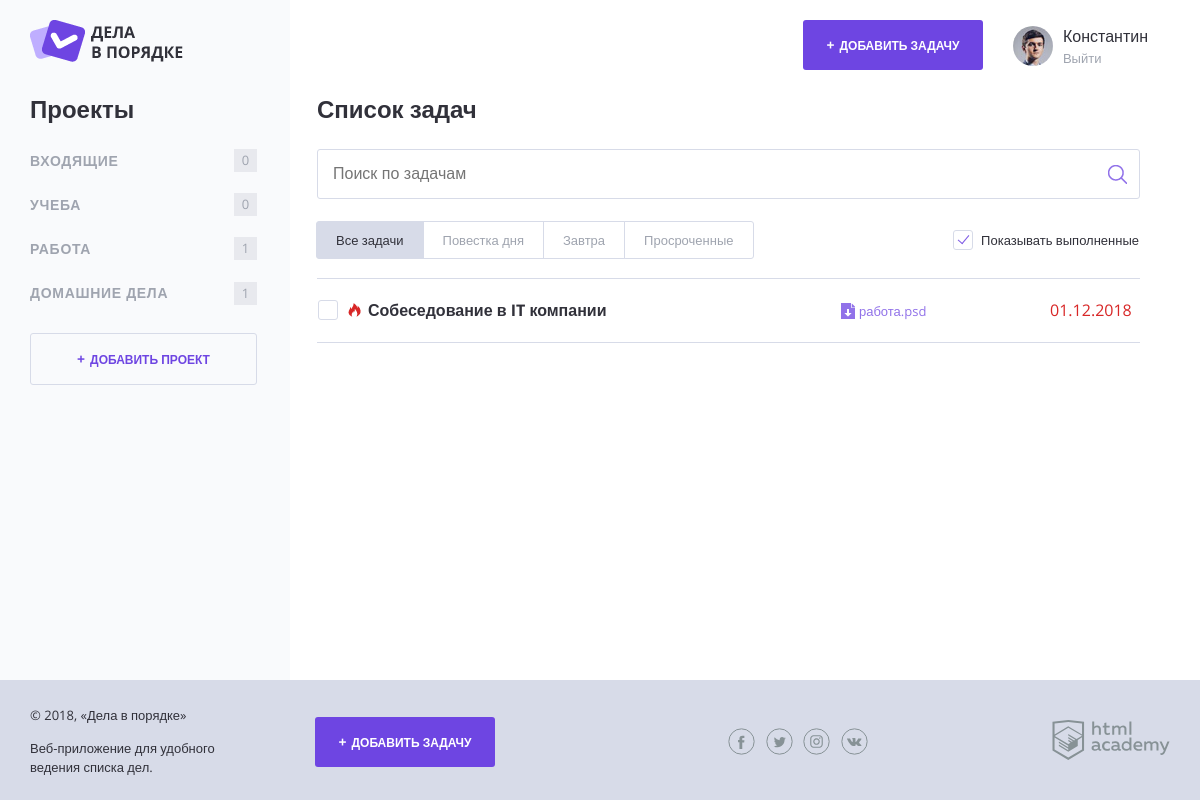
Screenshot of /?project_id=4 with the database file from the repository.
### tables this page shows
CREATE TABLE IF NOT EXISTS projects (
  project_id INT AUTO_INCREMENT PRIMARY KEY,
  name VARCHAR(128) NOT NULL,
  user_id INT NOT NULL,

  FOREIGN KEY (user_id) REFERENCES users(user_id)
);

CREATE TABLE IF NOT EXISTS tasks (
  task_id INT AUTO_INCREMENT PRIMARY KEY,
  creation_date TIMESTAMP DEFAULT CURRENT_TIMESTAMP NOT NULL,
  execution_date TIMESTAMP DEFAULT NULL,
  status INT DEFAULT 0,
  name VARCHAR(128) NOT NULL,
  file VARCHAR(128) DEFAULT NULL,
  deadline TIMESTAMP DEFAULT NULL,
  user_id INT NOT NULL,
  project_id INT NOT NULL,

  FOREIGN KEY (user_id) REFERENCES users(user_id),
  FOREIGN KEY (project_id) REFERENCES projects(project_id)
);

### functions.php (called while the page is built, shortened)
<?php
function include_template($name, $data) {
    $name = 'templates/' . $name;
    extract($data);
    require $name;
    $result = ob_get_clean();
    return $result;
}
function count_tasks($tasks_list, $name_project) {
    $count_name_project = 0;
    foreach ($tasks_list as $key => $item) {
        if ($item['project_id'] === $name_project) {
            $count_name_project++;
        }
    }
    return $count_name_project;
}
function esc($str) {
    $text = htmlspecialchars($str);
    return $text;
}
function check_important_task($task) {
    $important_hours = 24;
    $important_date = $task['deadline'];
    $important_date_ts = strtotime($important_date);
    $current_date_ts = time();
    $ts_diff = $important_date_ts - $current_date_ts;
    $sec_in_hour = 3600;
    $diff_hour = floor($ts_diff / $sec_in_hour);
    if ($diff_hour < $important_hours and $important_date != NULL) {
        return true;
    }
    return false;
}
function check_deadline($item) {
    $date = date_create($item);
    $dt_format = date_format($date, 'd.m.Y');
    return $dt_format;
}

### templates/layout.php (the view, shortened to what this page needs)
<!DOCTYPE html>
<html lang="ru">
<head>
    <link rel="stylesheet" href="css/normalize.css">
    <link rel="stylesheet" href="css/style.css">
    <link rel="stylesheet" href="css/flatpickr.min.css">
</head>
<body>
<div class="page-wrapper">
    <div class="container container--with-sidebar">
        <header class="main-header">
            <a href="/">
                <img src="img/logo.png" width="153" height="42" alt="Логотип Дела в порядке">
            </a>
            <div class="main-header__side">
                <a class="main-header__side-item button button--plus open-modal" href="pages/form-task.html">Добавить задачу</a>
                <div class="main-header__side-item user-menu">
                    <div class="user-menu__image">
                        <img src="img/user-pic.jpg" width="40" height="40" alt="Пользователь">
                    </div>
                    <div class="user-menu__data">
                        <p><?= esc($user_name); ?></p>
                        <a href="#">Выйти</a>
                    </div>
                </div>
            </div>
        </header>
        <div class="content">
            <section class="content__side">
                <h2 class="content__side-heading">Проекты</h2>
                <nav class="main-navigation">
                    <ul class="main-navigation__list">
                        <?php foreach ($projects as $key => $value): ?>
                        <li class="main-navigation__list-item">
                            <a class="main-navigation__list-item-link" href="/?project_id=<?= $value['project_id']; ?>"><?=$value['name'];?></a>
                            <span class="main-navigation__list-item-count"><?= count_tasks($tasks_active, $value['project_id']); ?></span>
                        </li>
                        <?php endforeach; ?>
                    </ul>
                </nav>
                <a class="button button--transparent button--plus content__side-button"
                   href="pages/form-project.html" target="project_add">Добавить проект</a>
            </section>
            <main class="content__main">
                <?= $content; ?>
            </main>
        </div>
    </div>
</div>
<footer class="main-footer">
    <div class="container">
        <div class="main-footer__copyright">
            <p>© 2018, «Дела в порядке»</p>
            <p>Веб-приложение для удобного ведения списка дел.</p>
        </div>
        <a class="main-footer__button button button--plus" href="pages/form-task.html">Добавить задачу</a>
        <div class="main-footer__social social">
            <a class="social__link social__link--facebook" href="#">
            </a>
            <a class="social__link social__link--twitter" href="#">
            </a>
            <a class="social__link social__link--instagram" href="#">
            </a>
            <a class="social__link social__link--vkontakte" href="#">
            </a>
        </div>
        <div class="main-footer__developed-by">
            <a href="https://htmlacademy.ru/intensive/php">
                <img src="img/htmlacademy.svg" alt="HTML Academy" width="118" height="40">
            </a>
        </div>
    </div>
</footer>
</body>
</html>

### templates/index.php (shortened to what this page needs)
<h2 class="content__main-heading">Список задач</h2>
<form class="search-form" action="index.php" method="post">
    <input class="search-form__input" type="text" name="" value="" placeholder="Поиск по задачам">
    <input class="search-form__submit" type="submit" name="" value="Искать">
</form>
<div class="tasks-controls">
    <nav class="tasks-switch">
        <a href="/" class="tasks-switch__item tasks-switch__item--active">Все задачи</a>
        <a href="/" class="tasks-switch__item">Повестка дня</a>
        <a href="/" class="tasks-switch__item">Завтра</a>
        <a href="/" class="tasks-switch__item">Просроченные</a>
    </nav>
    <label class="checkbox">
        <span class="checkbox__text">Показывать выполненные</span>
    </label>
</div>
<table class="tasks">
    <?php foreach ($tasks as $key => $item): ?>
    <?php if (!$item['status'] or $show_complete_tasks === 1): ?>
    <tr class="tasks__item task
        <?php if ($item['status']): ?> task--completed <?php endif; ?>
        <?php if (check_important_task($item)): ?> task--important <?php endif; ?>">
        <td class="task__select">
            <label class="checkbox task__checkbox">
                <span class="checkbox__text"><?= esc($item['name']); ?></span>
            </label>
        </td>
        <td class="task__file">
            <a class="download-link" href="#"><?= esc($item['file']); ?>.psd</a>
        </td>
        <td class="task__date"><?= check_deadline($item['deadline']); ?></td>
    </tr>
    <?php endif; ?>
    <?php endforeach; ?>
</table>

### rows the page displays
projects: name "ВХОДЯЩИЕ", project_id "0"
projects: name "УЧЕБА", project_id "0"
projects: name "РАБОТА", project_id "1"
projects: name "ДОМАШНИЕ ДЕЛА", project_id "1"
tasks: name "Собеседование в IT компании", file "работа", deadline "01.12.2018"

### other values shown
$user_name "Константин"
